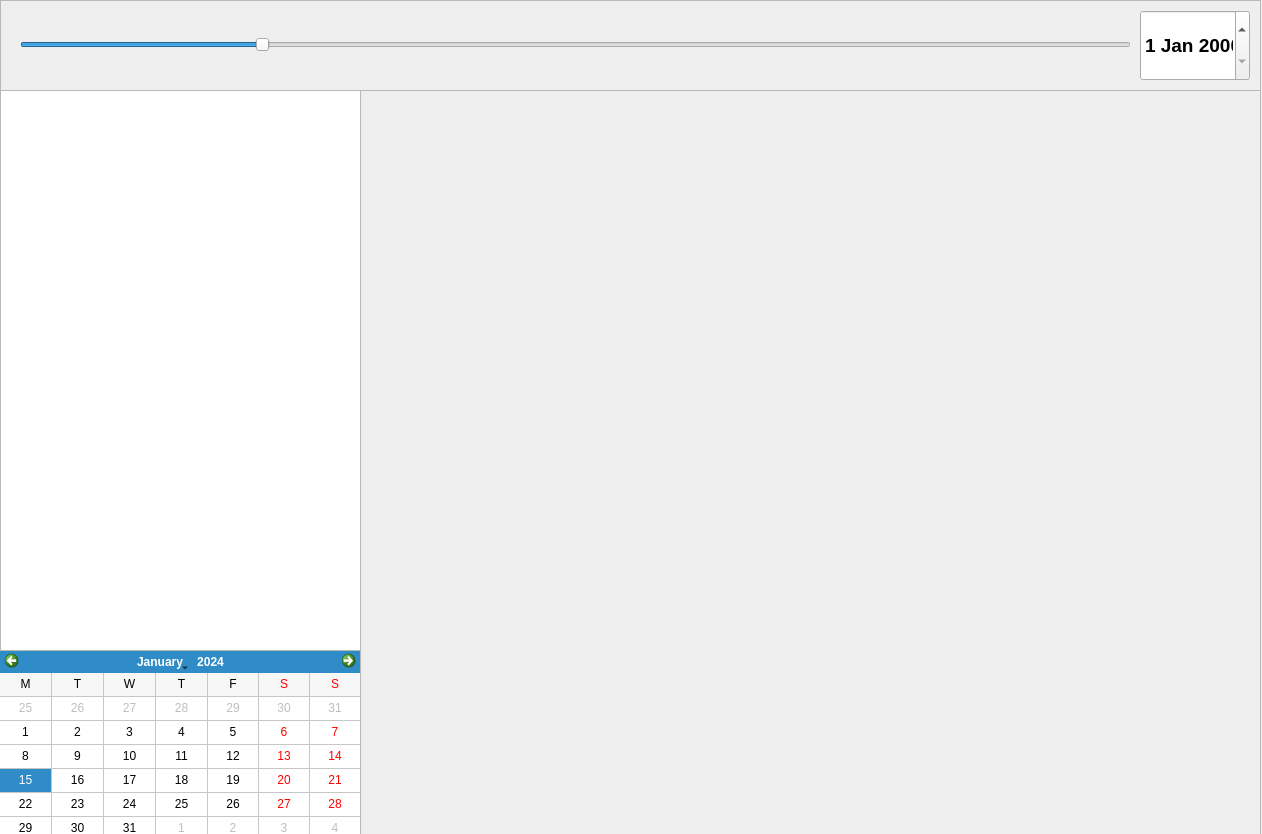
<?xml version="1.0" encoding="UTF-8"?>
<ui version="4.0">
 <class>Demain</class>
 <widget class="QWidget" name="Demain">
  <property name="geometry">
   <rect>
    <x>0</x>
    <y>0</y>
    <width>1262</width>
    <height>834</height>
   </rect>
  </property>
  <property name="windowTitle">
   <string>Demain</string>
  </property>
  <widget class="QCalendarWidget" name="calendarWidget">
   <property name="geometry">
    <rect>
     <x>0</x>
     <y>650</y>
     <width>361</width>
     <height>191</height>
    </rect>
   </property>
   <property name="gridVisible">
    <bool>true</bool>
   </property>
   <property name="horizontalHeaderFormat">
    <enum>QCalendarWidget::SingleLetterDayNames</enum>
   </property>
   <property name="verticalHeaderFormat">
    <enum>QCalendarWidget::NoVerticalHeader</enum>
   </property>
  </widget>
  <widget class="QFrame" name="frame_2">
   <property name="geometry">
    <rect>
     <x>0</x>
     <y>0</y>
     <width>1261</width>
     <height>91</height>
    </rect>
   </property>
   <property name="frameShape">
    <enum>QFrame::StyledPanel</enum>
   </property>
   <property name="frameShadow">
    <enum>QFrame::Sunken</enum>
   </property>
   <widget class="QSlider" name="timeSlider">
    <property name="geometry">
     <rect>
      <x>20</x>
      <y>30</y>
      <width>1111</width>
      <height>29</height>
     </rect>
    </property>
    <property name="minimum">
     <number>-100</number>
    </property>
    <property name="maximum">
     <number>366</number>
    </property>
    <property name="orientation">
     <enum>Qt::Horizontal</enum>
    </property>
    <property name="invertedAppearance">
     <bool>false</bool>
    </property>
    <property name="invertedControls">
     <bool>false</bool>
    </property>
   </widget>
   <widget class="QDateEdit" name="dateEdit">
    <property name="geometry">
     <rect>
      <x>1140</x>
      <y>10</y>
      <width>110</width>
      <height>71</height>
     </rect>
    </property>
    <property name="font">
     <font>
      <pointsize>14</pointsize>
      <weight>75</weight>
      <bold>true</bold>
     </font>
    </property>
   </widget>
  </widget>
  <widget class="QScrollArea" name="scrollArea">
   <property name="geometry">
    <rect>
     <x>360</x>
     <y>90</y>
     <width>901</width>
     <height>751</height>
    </rect>
   </property>
   <property name="widgetResizable">
    <bool>true</bool>
   </property>
   <widget class="QWidget" name="scrollAreaWidgetContents">
    <property name="geometry">
     <rect>
      <x>0</x>
      <y>0</y>
      <width>899</width>
      <height>749</height>
     </rect>
    </property>
   </widget>
  </widget>
  <widget class="QTableView" name="tableView">
   <property name="geometry">
    <rect>
     <x>0</x>
     <y>90</y>
     <width>361</width>
     <height>561</height>
    </rect>
   </property>
  </widget>
 </widget>
 <resources/>
 <connections/>
</ui>
